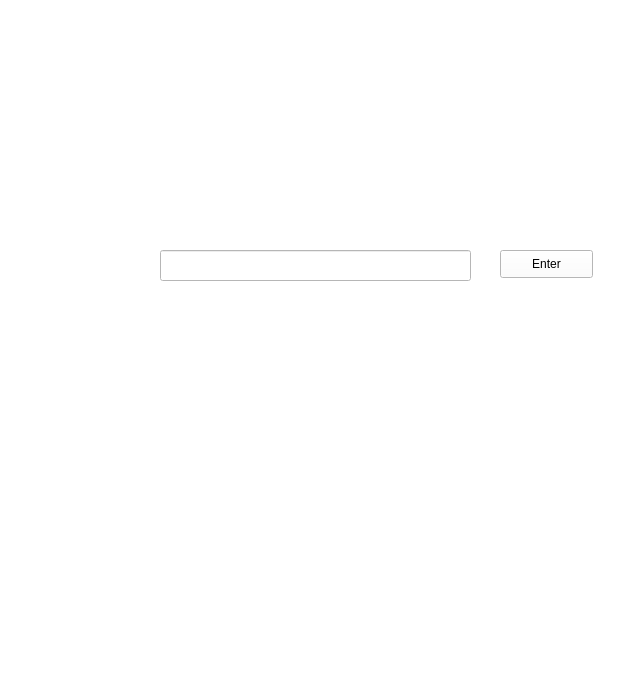
<?xml version="1.0" encoding="UTF-8"?>
<ui version="4.0">
 <class>MainWindow</class>
 <widget class="QMainWindow" name="MainWindow">
  <property name="geometry">
   <rect>
    <x>0</x>
    <y>0</y>
    <width>624</width>
    <height>678</height>
   </rect>
  </property>
  <property name="windowTitle">
   <string>Table Analyzer</string>
  </property>
  <property name="styleSheet">
   <string notr="true">background-color: rgb(255, 255, 255);</string>
  </property>
  <widget class="QWidget" name="centralwidget">
   <widget class="QLabel" name="label">
    <property name="geometry">
     <rect>
      <x>120</x>
      <y>30</y>
      <width>381</width>
      <height>151</height>
     </rect>
    </property>
    <property name="text">
     <string>&lt;html&gt;&lt;head/&gt;&lt;body&gt;&lt;p&gt;&lt;img src=&quot;:/newPrefix/Main-Menu_03.png&quot;/&gt;&lt;/p&gt;&lt;/body&gt;&lt;/html&gt;</string>
    </property>
   </widget>
   <widget class="QLabel" name="label_2">
    <property name="geometry">
     <rect>
      <x>120</x>
      <y>210</y>
      <width>381</width>
      <height>91</height>
     </rect>
    </property>
    <property name="text">
     <string>&lt;html&gt;&lt;head/&gt;&lt;body&gt;&lt;p&gt;&lt;img src=&quot;:/newPrefix/Main-Menu_06.png&quot;/&gt;&lt;/p&gt;&lt;/body&gt;&lt;/html&gt;</string>
    </property>
   </widget>
   <widget class="QLabel" name="label_3">
    <property name="geometry">
     <rect>
      <x>160</x>
      <y>350</y>
      <width>301</width>
      <height>61</height>
     </rect>
    </property>
    <property name="text">
     <string>&lt;html&gt;&lt;head/&gt;&lt;body&gt;&lt;p&gt;&lt;img src=&quot;:/newPrefix/Main-Menu_09.png&quot;/&gt;&lt;/p&gt;&lt;/body&gt;&lt;/html&gt;</string>
    </property>
   </widget>
   <widget class="QLabel" name="label_4">
    <property name="geometry">
     <rect>
      <x>160</x>
      <y>429</y>
      <width>301</width>
      <height>81</height>
     </rect>
    </property>
    <property name="text">
     <string>&lt;html&gt;&lt;head/&gt;&lt;body&gt;&lt;p&gt;&lt;img src=&quot;:/newPrefix/Main-Menu_12.png&quot;/&gt;&lt;/p&gt;&lt;/body&gt;&lt;/html&gt;</string>
    </property>
   </widget>
   <widget class="QLabel" name="label_5">
    <property name="geometry">
     <rect>
      <x>160</x>
      <y>520</y>
      <width>301</width>
      <height>71</height>
     </rect>
    </property>
    <property name="text">
     <string>&lt;html&gt;&lt;head/&gt;&lt;body&gt;&lt;p&gt;&lt;img src=&quot;:/newPrefix/Main-Menu_15.png&quot;/&gt;&lt;/p&gt;&lt;/body&gt;&lt;/html&gt;</string>
    </property>
   </widget>
   <widget class="QPushButton" name="useimage">
    <property name="geometry">
     <rect>
      <x>160</x>
      <y>350</y>
      <width>301</width>
      <height>61</height>
     </rect>
    </property>
    <property name="palette">
     <palette>
      <active>
       <colorrole role="Button">
        <brush brushstyle="SolidPattern">
         <color alpha="255">
          <red>255</red>
          <green>255</green>
          <blue>255</blue>
         </color>
        </brush>
       </colorrole>
       <colorrole role="Base">
        <brush brushstyle="SolidPattern">
         <color alpha="255">
          <red>255</red>
          <green>255</green>
          <blue>255</blue>
         </color>
        </brush>
       </colorrole>
       <colorrole role="Window">
        <brush brushstyle="SolidPattern">
         <color alpha="255">
          <red>255</red>
          <green>255</green>
          <blue>255</blue>
         </color>
        </brush>
       </colorrole>
      </active>
      <inactive>
       <colorrole role="Button">
        <brush brushstyle="SolidPattern">
         <color alpha="255">
          <red>255</red>
          <green>255</green>
          <blue>255</blue>
         </color>
        </brush>
       </colorrole>
       <colorrole role="Base">
        <brush brushstyle="SolidPattern">
         <color alpha="255">
          <red>255</red>
          <green>255</green>
          <blue>255</blue>
         </color>
        </brush>
       </colorrole>
       <colorrole role="Window">
        <brush brushstyle="SolidPattern">
         <color alpha="255">
          <red>255</red>
          <green>255</green>
          <blue>255</blue>
         </color>
        </brush>
       </colorrole>
      </inactive>
      <disabled>
       <colorrole role="Button">
        <brush brushstyle="SolidPattern">
         <color alpha="255">
          <red>255</red>
          <green>255</green>
          <blue>255</blue>
         </color>
        </brush>
       </colorrole>
       <colorrole role="Base">
        <brush brushstyle="SolidPattern">
         <color alpha="255">
          <red>255</red>
          <green>255</green>
          <blue>255</blue>
         </color>
        </brush>
       </colorrole>
       <colorrole role="Window">
        <brush brushstyle="SolidPattern">
         <color alpha="255">
          <red>255</red>
          <green>255</green>
          <blue>255</blue>
         </color>
        </brush>
       </colorrole>
      </disabled>
     </palette>
    </property>
    <property name="text">
     <string/>
    </property>
    <property name="flat">
     <bool>true</bool>
    </property>
   </widget>
   <widget class="QPushButton" name="usepdf">
    <property name="geometry">
     <rect>
      <x>160</x>
      <y>440</y>
      <width>301</width>
      <height>61</height>
     </rect>
    </property>
    <property name="palette">
     <palette>
      <active>
       <colorrole role="Button">
        <brush brushstyle="SolidPattern">
         <color alpha="255">
          <red>255</red>
          <green>255</green>
          <blue>255</blue>
         </color>
        </brush>
       </colorrole>
       <colorrole role="Base">
        <brush brushstyle="SolidPattern">
         <color alpha="255">
          <red>255</red>
          <green>255</green>
          <blue>255</blue>
         </color>
        </brush>
       </colorrole>
       <colorrole role="Window">
        <brush brushstyle="SolidPattern">
         <color alpha="255">
          <red>255</red>
          <green>255</green>
          <blue>255</blue>
         </color>
        </brush>
       </colorrole>
      </active>
      <inactive>
       <colorrole role="Button">
        <brush brushstyle="SolidPattern">
         <color alpha="255">
          <red>255</red>
          <green>255</green>
          <blue>255</blue>
         </color>
        </brush>
       </colorrole>
       <colorrole role="Base">
        <brush brushstyle="SolidPattern">
         <color alpha="255">
          <red>255</red>
          <green>255</green>
          <blue>255</blue>
         </color>
        </brush>
       </colorrole>
       <colorrole role="Window">
        <brush brushstyle="SolidPattern">
         <color alpha="255">
          <red>255</red>
          <green>255</green>
          <blue>255</blue>
         </color>
        </brush>
       </colorrole>
      </inactive>
      <disabled>
       <colorrole role="Button">
        <brush brushstyle="SolidPattern">
         <color alpha="255">
          <red>255</red>
          <green>255</green>
          <blue>255</blue>
         </color>
        </brush>
       </colorrole>
       <colorrole role="Base">
        <brush brushstyle="SolidPattern">
         <color alpha="255">
          <red>255</red>
          <green>255</green>
          <blue>255</blue>
         </color>
        </brush>
       </colorrole>
       <colorrole role="Window">
        <brush brushstyle="SolidPattern">
         <color alpha="255">
          <red>255</red>
          <green>255</green>
          <blue>255</blue>
         </color>
        </brush>
       </colorrole>
      </disabled>
     </palette>
    </property>
    <property name="text">
     <string/>
    </property>
    <property name="flat">
     <bool>true</bool>
    </property>
   </widget>
   <widget class="QPushButton" name="exitt">
    <property name="enabled">
     <bool>true</bool>
    </property>
    <property name="geometry">
     <rect>
      <x>160</x>
      <y>524</y>
      <width>301</width>
      <height>61</height>
     </rect>
    </property>
    <property name="palette">
     <palette>
      <active>
       <colorrole role="Button">
        <brush brushstyle="SolidPattern">
         <color alpha="255">
          <red>255</red>
          <green>255</green>
          <blue>255</blue>
         </color>
        </brush>
       </colorrole>
       <colorrole role="Base">
        <brush brushstyle="SolidPattern">
         <color alpha="255">
          <red>255</red>
          <green>255</green>
          <blue>255</blue>
         </color>
        </brush>
       </colorrole>
       <colorrole role="Window">
        <brush brushstyle="SolidPattern">
         <color alpha="255">
          <red>255</red>
          <green>255</green>
          <blue>255</blue>
         </color>
        </brush>
       </colorrole>
      </active>
      <inactive>
       <colorrole role="Button">
        <brush brushstyle="SolidPattern">
         <color alpha="255">
          <red>255</red>
          <green>255</green>
          <blue>255</blue>
         </color>
        </brush>
       </colorrole>
       <colorrole role="Base">
        <brush brushstyle="SolidPattern">
         <color alpha="255">
          <red>255</red>
          <green>255</green>
          <blue>255</blue>
         </color>
        </brush>
       </colorrole>
       <colorrole role="Window">
        <brush brushstyle="SolidPattern">
         <color alpha="255">
          <red>255</red>
          <green>255</green>
          <blue>255</blue>
         </color>
        </brush>
       </colorrole>
      </inactive>
      <disabled>
       <colorrole role="Button">
        <brush brushstyle="SolidPattern">
         <color alpha="255">
          <red>255</red>
          <green>255</green>
          <blue>255</blue>
         </color>
        </brush>
       </colorrole>
       <colorrole role="Base">
        <brush brushstyle="SolidPattern">
         <color alpha="255">
          <red>255</red>
          <green>255</green>
          <blue>255</blue>
         </color>
        </brush>
       </colorrole>
       <colorrole role="Window">
        <brush brushstyle="SolidPattern">
         <color alpha="255">
          <red>255</red>
          <green>255</green>
          <blue>255</blue>
         </color>
        </brush>
       </colorrole>
      </disabled>
     </palette>
    </property>
    <property name="text">
     <string/>
    </property>
    <property name="checkable">
     <bool>false</bool>
    </property>
    <property name="autoDefault">
     <bool>false</bool>
    </property>
    <property name="default">
     <bool>false</bool>
    </property>
    <property name="flat">
     <bool>true</bool>
    </property>
   </widget>
   <widget class="QLineEdit" name="entersection">
    <property name="geometry">
     <rect>
      <x>160</x>
      <y>250</y>
      <width>311</width>
      <height>31</height>
     </rect>
    </property>
   </widget>
   <widget class="QPushButton" name="Enter">
    <property name="geometry">
     <rect>
      <x>500</x>
      <y>250</y>
      <width>93</width>
      <height>28</height>
     </rect>
    </property>
    <property name="palette">
     <palette>
      <active>
       <colorrole role="WindowText">
        <brush brushstyle="SolidPattern">
         <color alpha="255">
          <red>0</red>
          <green>0</green>
          <blue>0</blue>
         </color>
        </brush>
       </colorrole>
       <colorrole role="Button">
        <brush brushstyle="SolidPattern">
         <color alpha="255">
          <red>255</red>
          <green>255</green>
          <blue>255</blue>
         </color>
        </brush>
       </colorrole>
       <colorrole role="Light">
        <brush brushstyle="SolidPattern">
         <color alpha="255">
          <red>255</red>
          <green>255</green>
          <blue>255</blue>
         </color>
        </brush>
       </colorrole>
       <colorrole role="Midlight">
        <brush brushstyle="SolidPattern">
         <color alpha="255">
          <red>247</red>
          <green>247</green>
          <blue>247</blue>
         </color>
        </brush>
       </colorrole>
       <colorrole role="Dark">
        <brush brushstyle="SolidPattern">
         <color alpha="255">
          <red>120</red>
          <green>120</green>
          <blue>120</blue>
         </color>
        </brush>
       </colorrole>
       <colorrole role="Mid">
        <brush brushstyle="SolidPattern">
         <color alpha="255">
          <red>160</red>
          <green>160</green>
          <blue>160</blue>
         </color>
        </brush>
       </colorrole>
       <colorrole role="Text">
        <brush brushstyle="SolidPattern">
         <color alpha="255">
          <red>0</red>
          <green>0</green>
          <blue>0</blue>
         </color>
        </brush>
       </colorrole>
       <colorrole role="BrightText">
        <brush brushstyle="SolidPattern">
         <color alpha="255">
          <red>255</red>
          <green>255</green>
          <blue>255</blue>
         </color>
        </brush>
       </colorrole>
       <colorrole role="ButtonText">
        <brush brushstyle="SolidPattern">
         <color alpha="255">
          <red>0</red>
          <green>0</green>
          <blue>0</blue>
         </color>
        </brush>
       </colorrole>
       <colorrole role="Base">
        <brush brushstyle="SolidPattern">
         <color alpha="255">
          <red>255</red>
          <green>255</green>
          <blue>255</blue>
         </color>
        </brush>
       </colorrole>
       <colorrole role="Window">
        <brush brushstyle="SolidPattern">
         <color alpha="255">
          <red>255</red>
          <green>255</green>
          <blue>255</blue>
         </color>
        </brush>
       </colorrole>
       <colorrole role="Shadow">
        <brush brushstyle="SolidPattern">
         <color alpha="255">
          <red>0</red>
          <green>0</green>
          <blue>0</blue>
         </color>
        </brush>
       </colorrole>
       <colorrole role="AlternateBase">
        <brush brushstyle="SolidPattern">
         <color alpha="255">
          <red>247</red>
          <green>247</green>
          <blue>247</blue>
         </color>
        </brush>
       </colorrole>
       <colorrole role="ToolTipBase">
        <brush brushstyle="SolidPattern">
         <color alpha="255">
          <red>255</red>
          <green>255</green>
          <blue>220</blue>
         </color>
        </brush>
       </colorrole>
       <colorrole role="ToolTipText">
        <brush brushstyle="SolidPattern">
         <color alpha="255">
          <red>0</red>
          <green>0</green>
          <blue>0</blue>
         </color>
        </brush>
       </colorrole>
      </active>
      <inactive>
       <colorrole role="WindowText">
        <brush brushstyle="SolidPattern">
         <color alpha="255">
          <red>0</red>
          <green>0</green>
          <blue>0</blue>
         </color>
        </brush>
       </colorrole>
       <colorrole role="Button">
        <brush brushstyle="SolidPattern">
         <color alpha="255">
          <red>255</red>
          <green>255</green>
          <blue>255</blue>
         </color>
        </brush>
       </colorrole>
       <colorrole role="Light">
        <brush brushstyle="SolidPattern">
         <color alpha="255">
          <red>255</red>
          <green>255</green>
          <blue>255</blue>
         </color>
        </brush>
       </colorrole>
       <colorrole role="Midlight">
        <brush brushstyle="SolidPattern">
         <color alpha="255">
          <red>247</red>
          <green>247</green>
          <blue>247</blue>
         </color>
        </brush>
       </colorrole>
       <colorrole role="Dark">
        <brush brushstyle="SolidPattern">
         <color alpha="255">
          <red>120</red>
          <green>120</green>
          <blue>120</blue>
         </color>
        </brush>
       </colorrole>
       <colorrole role="Mid">
        <brush brushstyle="SolidPattern">
         <color alpha="255">
          <red>160</red>
          <green>160</green>
          <blue>160</blue>
         </color>
        </brush>
       </colorrole>
       <colorrole role="Text">
        <brush brushstyle="SolidPattern">
         <color alpha="255">
          <red>0</red>
          <green>0</green>
          <blue>0</blue>
         </color>
        </brush>
       </colorrole>
       <colorrole role="BrightText">
        <brush brushstyle="SolidPattern">
         <color alpha="255">
          <red>255</red>
          <green>255</green>
          <blue>255</blue>
         </color>
        </brush>
       </colorrole>
       <colorrole role="ButtonText">
        <brush brushstyle="SolidPattern">
         <color alpha="255">
          <red>0</red>
          <green>0</green>
          <blue>0</blue>
         </color>
        </brush>
       </colorrole>
       <colorrole role="Base">
        <brush brushstyle="SolidPattern">
         <color alpha="255">
          <red>255</red>
          <green>255</green>
          <blue>255</blue>
         </color>
        </brush>
       </colorrole>
       <colorrole role="Window">
        <brush brushstyle="SolidPattern">
         <color alpha="255">
          <red>255</red>
          <green>255</green>
          <blue>255</blue>
         </color>
        </brush>
       </colorrole>
       <colorrole role="Shadow">
        <brush brushstyle="SolidPattern">
         <color alpha="255">
          <red>0</red>
          <green>0</green>
          <blue>0</blue>
         </color>
        </brush>
       </colorrole>
       <colorrole role="AlternateBase">
        <brush brushstyle="SolidPattern">
         <color alpha="255">
          <red>247</red>
          <green>247</green>
          <blue>247</blue>
         </color>
        </brush>
       </colorrole>
       <colorrole role="ToolTipBase">
        <brush brushstyle="SolidPattern">
         <color alpha="255">
          <red>255</red>
          <green>255</green>
          <blue>220</blue>
         </color>
        </brush>
       </colorrole>
       <colorrole role="ToolTipText">
        <brush brushstyle="SolidPattern">
         <color alpha="255">
          <red>0</red>
          <green>0</green>
          <blue>0</blue>
         </color>
        </brush>
       </colorrole>
      </inactive>
      <disabled>
       <colorrole role="WindowText">
        <brush brushstyle="SolidPattern">
         <color alpha="255">
          <red>120</red>
          <green>120</green>
          <blue>120</blue>
         </color>
        </brush>
       </colorrole>
       <colorrole role="Button">
        <brush brushstyle="SolidPattern">
         <color alpha="255">
          <red>255</red>
          <green>255</green>
          <blue>255</blue>
         </color>
        </brush>
       </colorrole>
       <colorrole role="Light">
        <brush brushstyle="SolidPattern">
         <color alpha="255">
          <red>255</red>
          <green>255</green>
          <blue>255</blue>
         </color>
        </brush>
       </colorrole>
       <colorrole role="Midlight">
        <brush brushstyle="SolidPattern">
         <color alpha="255">
          <red>247</red>
          <green>247</green>
          <blue>247</blue>
         </color>
        </brush>
       </colorrole>
       <colorrole role="Dark">
        <brush brushstyle="SolidPattern">
         <color alpha="255">
          <red>120</red>
          <green>120</green>
          <blue>120</blue>
         </color>
        </brush>
       </colorrole>
       <colorrole role="Mid">
        <brush brushstyle="SolidPattern">
         <color alpha="255">
          <red>160</red>
          <green>160</green>
          <blue>160</blue>
         </color>
        </brush>
       </colorrole>
       <colorrole role="Text">
        <brush brushstyle="SolidPattern">
         <color alpha="255">
          <red>120</red>
          <green>120</green>
          <blue>120</blue>
         </color>
        </brush>
       </colorrole>
       <colorrole role="BrightText">
        <brush brushstyle="SolidPattern">
         <color alpha="255">
          <red>255</red>
          <green>255</green>
          <blue>255</blue>
         </color>
        </brush>
       </colorrole>
       <colorrole role="ButtonText">
        <brush brushstyle="SolidPattern">
         <color alpha="255">
          <red>120</red>
          <green>120</green>
          <blue>120</blue>
         </color>
        </brush>
       </colorrole>
       <colorrole role="Base">
        <brush brushstyle="SolidPattern">
         <color alpha="255">
          <red>255</red>
          <green>255</green>
          <blue>255</blue>
         </color>
        </brush>
       </colorrole>
       <colorrole role="Window">
        <brush brushstyle="SolidPattern">
         <color alpha="255">
          <red>255</red>
          <green>255</green>
          <blue>255</blue>
         </color>
        </brush>
       </colorrole>
       <colorrole role="Shadow">
        <brush brushstyle="SolidPattern">
         <color alpha="255">
          <red>0</red>
          <green>0</green>
          <blue>0</blue>
         </color>
        </brush>
       </colorrole>
       <colorrole role="AlternateBase">
        <brush brushstyle="SolidPattern">
         <color alpha="255">
          <red>240</red>
          <green>240</green>
          <blue>240</blue>
         </color>
        </brush>
       </colorrole>
       <colorrole role="ToolTipBase">
        <brush brushstyle="SolidPattern">
         <color alpha="255">
          <red>255</red>
          <green>255</green>
          <blue>220</blue>
         </color>
        </brush>
       </colorrole>
       <colorrole role="ToolTipText">
        <brush brushstyle="SolidPattern">
         <color alpha="255">
          <red>0</red>
          <green>0</green>
          <blue>0</blue>
         </color>
        </brush>
       </colorrole>
      </disabled>
     </palette>
    </property>
    <property name="focusPolicy">
     <enum>Qt::StrongFocus</enum>
    </property>
    <property name="contextMenuPolicy">
     <enum>Qt::DefaultContextMenu</enum>
    </property>
    <property name="text">
     <string>Enter</string>
    </property>
    <property name="flat">
     <bool>false</bool>
    </property>
   </widget>
   <zorder>label</zorder>
   <zorder>label_2</zorder>
   <zorder>label_3</zorder>
   <zorder>label_4</zorder>
   <zorder>label_5</zorder>
   <zorder>exitt</zorder>
   <zorder>usepdf</zorder>
   <zorder>useimage</zorder>
   <zorder>entersection</zorder>
   <zorder>Enter</zorder>
  </widget>
  <widget class="QMenuBar" name="menubar">
   <property name="geometry">
    <rect>
     <x>0</x>
     <y>0</y>
     <width>624</width>
     <height>26</height>
    </rect>
   </property>
  </widget>
  <widget class="QStatusBar" name="statusbar"/>
 </widget>
 <resources>
  <include location="PNG/source.qrc"/>
 </resources>
 <connections/>
</ui>
